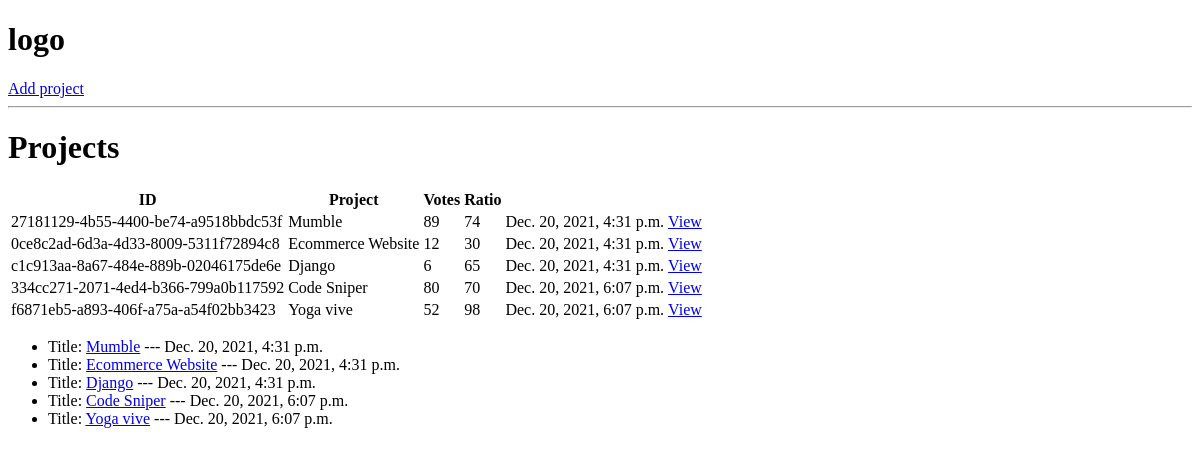
Before: / with the older database file.
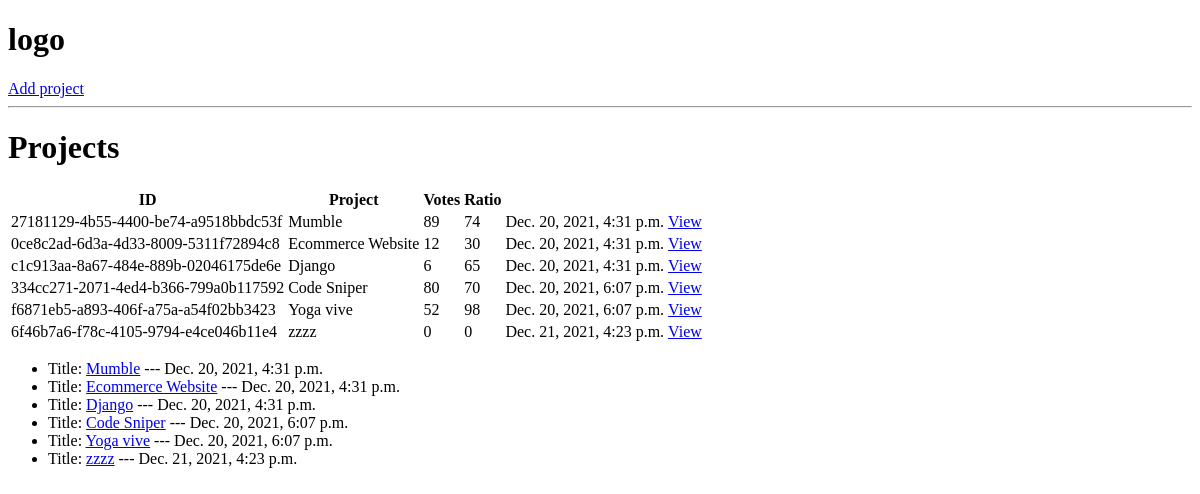
After: the same page with the newer database file.
### projects/models.py (models this page shows, shortened)
class Project(models.Model):
    title = models.CharField(max_length=200)
    description = models.TextField(null=True, blank=True)
    demo_link = models.CharField(max_length=2000, null=True, blank=True)
    source_link = models.CharField(max_length=2000, null=True, blank=True)
    tags  = models.ManyToManyField(Tag, blank=True)
    vote_total = models.IntegerField(default=0, null=True, blank=True)
    vote_ratio = models.IntegerField(default=0, null=True, blank=True)
    created = models.DateTimeField(auto_now_add=True)
    id = models.UUIDField(default=uuid.uuid4, unique=True, primary_key=True, editable=False)

### projects/views.py (the view)
# urls.py: path('', include('projects.urls')),
def projects(request):
    projects = Project.objects.all()
    context={
        'projects': projects
    }
    return render(request, 'projects/project.html', context)

### projects/templates/projects/project.html
{% extends 'main.html' %}
{% block content %}
<h1>Projects</h1>
<table>
    <tr>
        <th>ID</th>
        <th>Project</th>
        <th>Votes</th>
        <th>Ratio</th>
        <th></th>
    </tr>
    {% for project in projects %}
    <tr>
        <td>{{project.id}}</td>
        <td>{{project.title}}</td>
        <td>{{project.vote_total}}</td>
        <td>{{project.vote_ratio}}</td>
        <td>{{project.created}}</td>
        <td> <a href="{% url 'project' project.id %} ">View</a></td>
    </tr>
    {% endfor %}
</table>
<ul>
    {% for project in projects %}
    <li>Title: <a href="{% url 'project' project.id %} "> {{project.title}}</a> --- {{project.created}} </li>
    {% endfor %} </ul>
{% endblock content %}

Changed rows visible on the page:
added Project: id "6f46b7a6-f78c-4105-9794-e4ce046b11e4", title "zzzz", vote_total "0", vote_ratio "0", created "Dec. 21, 2021, 4:23 p.m."
